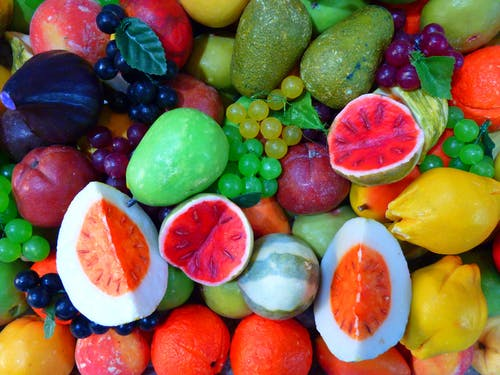
#> input picture Mine/HW2/Fruits.jpeg, 500 x 375 px
$ jupyter execute --allow-errors Q.ipynb
#> lines starting #> are read from the running program, lines starting #| are printed output that depends on the picture
# <center> Unsupervised Learning Methods </center>
## <center> Problem Set 2 </center>
### <center> Clustering </center>

[cell 1]
import numpy             as np
import matplotlib.pyplot as plt

## 1 K-Means
### 1.3 Implementation
Implement the K-Means algorithm.
```python
def KMeans(mX, K):
```
**Notes**:
* The algorithm halts when no update occur.
* Implement the [K-Means++](https://en.wikipedia.org/wiki/K-means%2B%2B) initialization.
Consider writing the K-Means++ initialization as a separate function.
------------------------------------------------------------------------------------------------------

[cell 2]
####################################################
##--Your code here...
def KMeans(mX, K):
    '''
    Apply K-Means
    Args:
        mX   - Input data,         mX.shape = (d, N)
        K    - Number of clusters, positive integer
    Output:
        vIdx - Index of the cluster each point belongs to, vIdx.shape = (N,)
        mMu  - Clusters' centers,                          mMu.shape  = (d, K)

    '''
    pass
####################################################

### 1.4 Super-pixels
1. Load the `Fruits.jpeg` image and covert it to NumPy ndarray `mI`:
$$\boldsymbol{I}\in\mathbb{R}^{\text{height}\times\text{width}\times3}$$
2. Use the LAB color space (instead of RGB) (`mLAB`).
3. Create a new "image" `mX` such that:
$$\boldsymbol{X}\in\mathbb{R}^{\text{height}\times\text{width}\times5}$$
where:
    * The first 3 channels are the LAB image.
    * The 4th channel is the $x$ position.
    * The 5th channel is the $y$ position.
4. Apply K-Means to the pixels of `mX` (set a reasonable $K$).
    You may use your own implementation or sk-learn implementation.
5. Create a mask image `mMask` such that:
$$\boldsymbol{M}\in\mathbb{N}_0^{\text{height}\times\text{width}}$$
where each pixel in `mMask` is the cluster index of the corresponding pixel in `mI`.
6. Plot the segmentation (Superpixels) map.

**Tips:**
* To apply K-means you first need to `reshape` the 3D matrix (tensor) `mX`.
* Try different weights for the color space (LAB) and the spatial space (XY).

[cell 3]
from PIL                  import Image
from skimage              import color
from skimage.segmentation import mark_boundaries

oImage = Image.open('Fruits.jpeg')
#> oImage is the input picture: PIL image 500x375 RGB; mean R, G, B 131.7, 101.8, 72.1
oImage

[cell 4]
mI   = np.array(oImage)
mLAB = color.rgb2lab(mI)
#> mLAB: shape (375, 500, 3) float64; mean of channels 0, 1, 2 47.8, 9.9, 23.2

####################################################
##--Your code here...
####################################################

#> (the rest of this cell did not finish here and is left out)

------------------------------------------------------------------------------------------------------
## 2 GMM
The GMM algorithm aims to maximize the (log) likelihood objective:
$$\arg\max_{\left\{ \left(w_{k},\boldsymbol{\mu}_{k},\boldsymbol{\Sigma}_{k}\right)\right\} _{k=1}^{K}}f=\arg\max_{\left\{ \left(w_{k},\boldsymbol{\mu}_{k},\boldsymbol{\Sigma}_{k}\right)\right\} _{k=1}^{K}}\sum_{i=1}^{N}\log\left(\sum_{k=1}^{K}w_{k}\mathcal{N}_d\left(\boldsymbol{x}_{i};\boldsymbol{\mu}_{k},\boldsymbol{\Sigma}_{k}\right)\right)$$
where:
$$\mathcal{N}_{d}\left(\boldsymbol{x};\boldsymbol{\mu},\boldsymbol{\Sigma}\right)=\frac{1}{\sqrt{\left(2\pi\right)^{d}\left|\boldsymbol{\Sigma}\right|}}\exp\left(-\frac{1}{2}\left(\boldsymbol{x}-\boldsymbol{\mu}\right)^{T}\boldsymbol{\Sigma}^{-1}\left(\boldsymbol{x}-\boldsymbol{\mu}\right)\right)$$
### 2.3 Implementation
Implement the GMM algorithm.
```python
def GMM(mX, K, ε=1e-6, maxIter=100):
```
**Notes**:
* Stopping criteria:
    * The objective $f$ has changed less than $\epsilon$.
    * Maximum number of iteration.
* The index $s$ of the point $\boldsymbol{x}_i$ is defined by:
$$\boldsymbol{x}_{i}\in\mathcal{D}_{s} \iff s=\arg\max_{k}w_{k}\mathcal{N}_d\left(\boldsymbol{x}_{i},\boldsymbol{\mu}_{k},\boldsymbol{\Sigma}_{k}\right)$$
* Use [broadcasting](https://numpy.org/doc/stable/user/basics.broadcasting.html) and avoid `for` loops in Step II (parameters update).

[cell 5]
####################################################
##--Your code here...
def GMM(mX, K, ε=1e-6, maxIter=100):
    '''
    Apply GMM
    Args:
        mX      - Input data,                   mX.shape = (d, N)
        K       - Number of clusters,           positive integer
        ε       - Stopping criterion threshold, positive real
        maxIter - Maximum number of iterations, positive integer
    Output:
        vIdx - Index of the cluster each point belongs to, vIdx.shape = (N,)
        vW   - The weight of each Gaussian,                vW.shape   = (K,)
        mMu  - Centers,                                    mMu.shape  = (d, K)
        mSig - Covariance,                                 mSig.shape = (d, d, K)
    '''
    pass
####################################################

------------------------------------------------------------------------------------------------------
Consider the following data:

[cell 6]
import scipy.stats
import scipy as sp

np.random.seed(0)

N1    = 250
N2    = 150
N3    = 200

vMu1  = np.array([0, 0  ])
vMu2  = np.array([2, 0.5])
vMu3  = np.array([4, 1  ])

mSig1 = .5 * np.array([[1.00, 1.25],
                       [1.25, 2.00]])

mSig2 = .5 * np.array([[ 1.00, -1.25],
                       [-1.25,  2.00]])

mSig3 = .5 * np.array([[1.00, 1.25],
                       [1.25, 2.00]])

mX1 = sp.stats.multivariate_normal.rvs(mean=vMu1, cov=mSig1, size=N1)
mX2 = sp.stats.multivariate_normal.rvs(mean=vMu2, cov=mSig2, size=N2)
mX3 = sp.stats.multivariate_normal.rvs(mean=vMu3, cov=mSig3, size=N3)
mX  = np.r_[mX1, mX2, mX3].T

plt.figure (figsize=(5, 4))
plt.scatter(mX[0,:], mX[1,:], s=50, edgecolors='k', color='b')
plt.axis   ('equal')
plt.show   ()
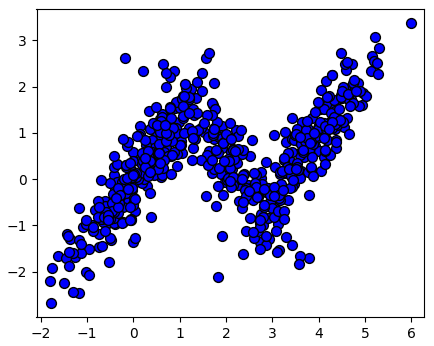
#> figure drawn by matplotlib, 1 panel
